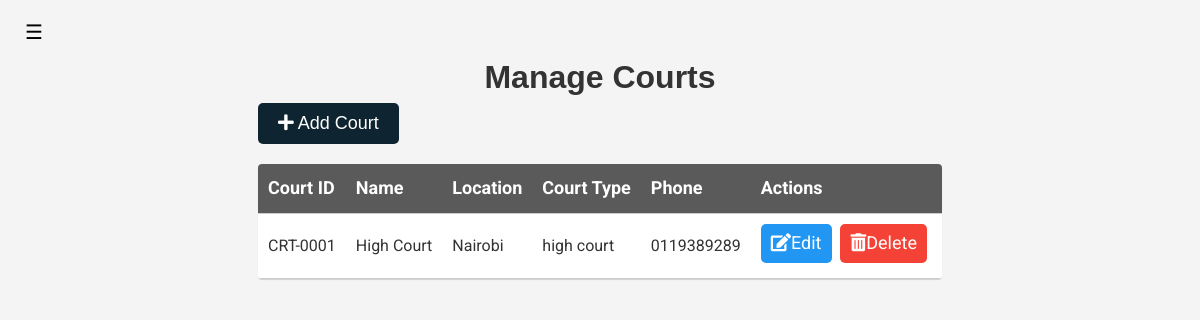
Page /admin-manage-court (signed in) on the earlier database version.
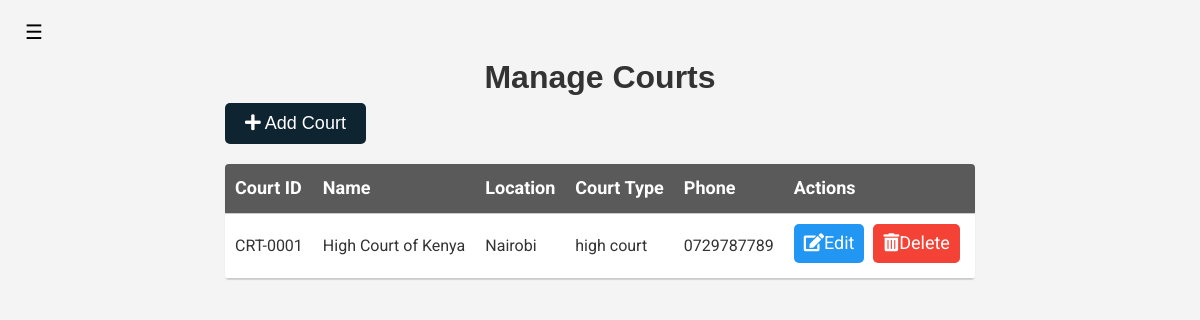
Same page on the later database version.
### court_proceedings_management_application/models.py (models this page shows, shortened)
class Court(models.Model):
    COURT_TYPES = (
        ('high court', 'High Court'),
        ('magistrate court', 'Magistrate Court'),
        ('environment court', 'Environment and Land Court'),
        ('labour court', 'Employment and Labour Court'),
        ('anti-corruption court', 'Anti-Corruption Court'),
        ('children court', 'Children\'s Court'),
        ('maritime court', 'Maritime Court'),
        ('military court', 'Military Court'),
        ('tax court', 'Tax Court'),
        ('appeal court', 'Court of Appeal'),
        ('supreme court', 'Supreme Court'),
    )
    name = models.CharField(max_length=255)
    court_id = models.CharField(max_length=30, unique=True)
    court_logo = models.ImageField(upload_to='court_logos/', null=True, blank=True,
                                   default='../static/images/default_court.png')
    court_email = models.EmailField()
    court_phone = models.CharField(max_length=15, blank=True)
    court_address = models.CharField(max_length=255)
    location = models.CharField(max_length=255, choices=User.COUNTY_CHOICES)
    court_type = models.CharField(max_length=255, choices=COURT_TYPES)
    created_by = models.ForeignKey(User, on_delete=models.CASCADE)
    created_on = models.DateTimeField(auto_now_add=True, null=True)

### court_proceedings_management_application/views.py (the view)
# urls.py: path('admin-manage-court', views.AdminManageCourtView.as_view(), name='admin-manage-court'),
class AdminManageCourtView(View):
    def __init__(self, *args, **kwargs):
        super().__init__(*args, **kwargs)
        self.user_service = UserService()
        self.court_service = CourtService()
    def get(self, request):
        if not request.user.is_authenticated:
            return redirect('login')
        user = request.user
        user_info = self.user_service.get_user_info(user.username)
        courts = self.court_service.get_all_courts()
        context = {
            'courts': courts,
            'user_info': user_info
        }
        return render(request, 'admin-manage-court.html', context)

### court_proceedings_management_application/interfaces/court_database.py (called while the page is built)
    def get_all_courts(self):
        return Court.objects.all()

### court_proceedings_management_application/interfaces/court_service.py (called while the page is built)
    def get_all_courts(self):
        return self.court_database.get_all_courts()

### court_proceedings_management_application/interfaces/user_database.py (called while the page is built)
    def get_user_info(self, username):
        try:
            return get_object_or_404(User, username=username)
        except User.DoesNotExist:
            return UserDoesNotExist(f'User with username {username} does not exist')

### court_proceedings_management_application/interfaces/user_service.py (called while the page is built)
    def get_user_info(self, username):
        try:
            return self.user_database.get_user_info(username)
        except UserDoesNotExist as e:
            print(e)
            return None

### court_proceedings_management_application/models.py (called while the page is built)
    @property
    def is_authenticated(self):
        return bool(self.username and self.password)

### templates/admin-manage-court.html (shortened to what this page needs)
{% extends 'sidebar.html' %}
{% load static %}
    {% block title %}
        Manage Courts
    {% endblock %}
    {% block content %}
        <article aria-label="clerk-table">
            <button class="btn btn-primary btn-primary-action" onclick="redirectToCreateClerk()"><i
                    class="fas fa-plus"></i> Add
                Court
            </button>
            <div class="table-container">
                <table class="material-table">
                    <thead>
                    <tr>
                        <th>Court ID</th>
                        <th>Name</th>
                        <th>Location</th>
                        <th>Court Type</th>
                        <th>Phone</th>
                        <th>Actions</th>
                    </tr>
                    </thead>
                    <tbody>
                    {% for court in courts %}
                        <tr>
                            <td>{{ court.court_id }}</td>
                            <td>{{ court.name }}</td>
                            <td>{{ court.location }}</td>
                            <td>{{ court.court_type }}</td>
                            <td>{{ court.court_phone }}</td>
                            <td>
                                <a class="btn btn-info btn-secondary-action" href="{% url 'admin-edit-court' court_id=court.id %}"><i
                                        class="fas fa-edit"></i>Edit</a>
                                <a class="btn btn-danger btn-secondary-action" href="{% url 'admin-delete-court' court_id=court.id %}"
                                   onclick="confirmDeleteDialog(event, this.href)"><i
                                        class="fas fa-trash-alt"></i>Delete</a>
                            </td>
                        </tr>
                    {% endfor %}
                    </tbody>
                </table>
            </div>
        </article>
    {% endblock %}

Differences in the rows shown:
changed Court "CRT-0001": name "High Court" → "High Court of Kenya"; court_phone "0119389289" → "0729787789"
